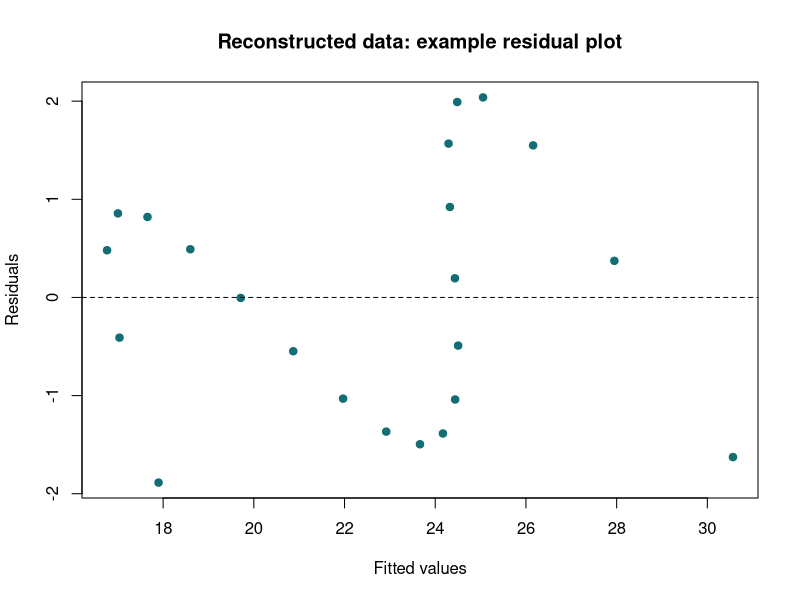

This chart was generated by the following R code:
## ---- chunk 1
# W13B — 모형 두 개를 같은 자료에서 비교합니다.
# 저자 자료: https://www1.aucegypt.edu/faculty/hadi/RABE6/Data6/Advertising.txt
# 이 코드는 원본 관측값 대신 평균과 중심화 교차곱을 사용합니다.
# 22행으로 재구성하면 회귀계수, SSE, R², AIC가 원자료 적합과 일치합니다.
# 각 행과 잔차 그림은 재구성 예시이므로 실제 관측의 잔차 진단에는 쓰지 않습니다.
fields <- c("St", "At", "Pt", "Et", "At.1", "Pt.1")
means <- c(22.4757913636364, 1.75295727272727, .754545454545455,
           .493181818181818, 1.79609681818182, .709090909090909)
centered <- matrix(c(
  335.450487263659, -6.21691333321818, 21.0676973636364, 9.49185510454545, -10.4977151208045, -2.13067927272728,
  -6.21691333321818, 3.96785820943636, -1.51410872727273, -.163619909090909, -.522818265290909, -2.20880845454545,
  21.0676973636364, -1.51410872727273, 4.53454545454545, .0851818181818182, -1.26574018181818, -1.41090909090909,
  9.49185510454545, -.163619909090909, .0851818181818182, .408477272727273, -.199784377272727, .297363636363636,
  -10.4977151208045, -.522818265290909, -1.26574018181818, -.199784377272727, 3.52778954927727, -1.50227836363636,
  -2.13067927272728, -2.20880845454545, -1.41090909090909, .297363636363636, -1.50227836363636, 4.99818181818182
), 6, 6, byrow = TRUE)
ad <- as.data.frame(sweep(poly(seq_len(22), length(fields)) %*% chol(centered), 2, means, "+"))
names(ad) <- fields

compare_models <- function(drop_term, data = ad) {
  # drop_term은 완전모형에서 뺄 변수 이름입니다.
  predictors <- setdiff(fields, "St")
  stopifnot(length(drop_term) == 1L, drop_term %in% predictors)
  common <- data[complete.cases(data[fields]), fields]
  full <- lm(reformulate(predictors, "St"), data = common)
  reduced <- lm(reformulate(setdiff(predictors, drop_term), "St"), data = common)
  stopifnot(identical(rownames(model.frame(full)), rownames(model.frame(reduced))))
  measures <- function(fit) {
    c(n = nobs(fit), p = length(coef(fit)), SSE = deviance(fit),
      R2 = summary(fit)$r.squared, Adj_R2 = summary(fit)$adj.r.squared, AIC = AIC(fit))
  }
  list(table = rbind(Full = measures(full), Reduced = measures(reduced)),
       full = full, reduced = reduced)
}

# Q3. At를 뺀 결과를 본 뒤 "At"를 "Pt"로 바꾸어 비교합니다.
drop_term <- "At"
comparison <- compare_models(drop_term)
print(round(comparison$table, 4))
# Q4. 판촉비 Pt의 계수는 두 모형에서 어떻게 달라집니까?
term_to_read <- "Pt"
print(c(Full = unname(coef(comparison$full)[term_to_read]),
        Reduced = unname(coef(comparison$reduced)[term_to_read])))
plot(fitted(comparison$reduced), resid(comparison$reduced),
     xlab = "Fitted values", ylab = "Residuals",
     main = "Reconstructed data: example residual plot", pch = 19, col = "#136D74")
abline(h = 0, lty = 2)
